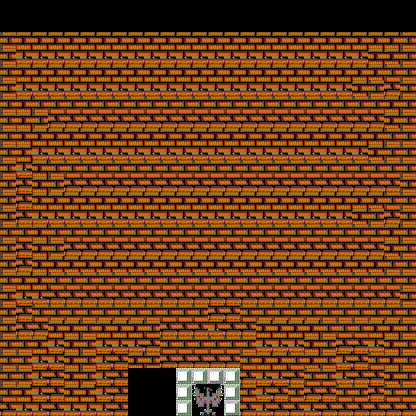

A 2D game scene composited from a Tiled map and its tileset images. What follows is a short description and the map's XML, with each tile layer's data collapsed to a summary:
An orthogonal 26x26 tile map with 16x16 px tiles, 1 tile layer (layer_0), 1 hidden layer not drawn, 3 tilesets.

<map version="1.0" orientation="orthogonal" width="26" height="26" tilewidth="16" tileheight="16">
 <tileset firstgid="1" name="landform" tilewidth="16" tileheight="16">
  <image source="landform.png" trans="000000" width="96" height="96" />
 </tileset>
 <tileset firstgid="37" name="grass" tilewidth="16" tileheight="16">
  <image source="grass.png" trans="000000" width="32" height="32" />
 </tileset>
 <tileset firstgid="41" name="blank" tilewidth="16" tileheight="16">
  <image source="blank.png" trans="000000" width="32" height="32" />
 </tileset>
 <layer name="layer_0" width="26" height="26">
  <data>[676 cells, 653 non-empty, 15 distinct tile ids]</data>
 </layer>
 <layer name="layer_1" width="26" height="26" visible="0">
  <data>[676 cells, 40 non-empty, 4 distinct tile ids]</data>
 </layer>
</map>
